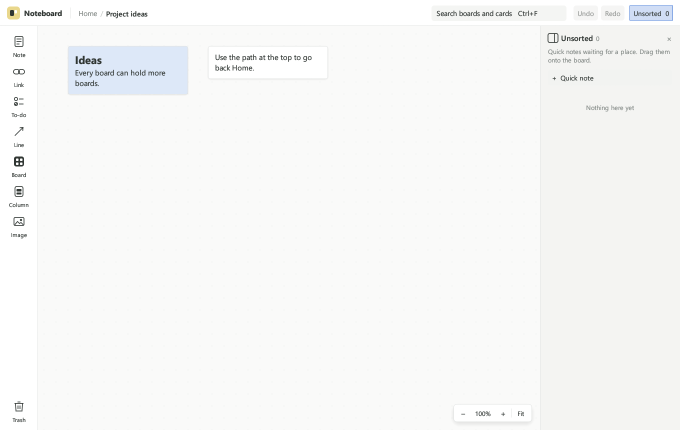
#> input picture shots/before-v2/board.png, 1360 x 860 px, given in place of s148.png, which was not available (shown at 1/2 size)
$ python make_comparisons.py ../../shots/before-v2/board.png ../../shots/before-v2/edit.png
#> lines starting #> are read from the running program, lines starting #| are printed output that depends on the picture
"""Reference frame (ads and account details greyed out) | Rust V2 | web (Milestone 1).
Run: python tools/make_comparisons.py <video frames dir> <app dir>"""
import os
import sys

from PIL import Image, ImageDraw, ImageFont

frames, app = sys.argv[1], sys.argv[2]
v2 = os.path.join(app, "shots", "after-v2")
web = os.path.join(app, "shots", "web-m1")
out = os.path.join(app, "noteboard-platform", "docs", "comparison")
os.makedirs(out, exist_ok=True)
sets = [
    ("light-home", "dense/s148.png", "none.png", "light-home.png"),
    ("dark-home", "dense/s178.png", "dark.png", "dark-home.png"),
    ("board-selected", "t005.png", "select.png", "board-selected.png"),
    ("line-selected", "dense/s055.png", "line.png", "line-selected.png"),
    ("settings", "dense/s093.png", "settings.png", "settings.png"),
]
try:
    fnt = ImageFont.truetype("C:/Windows/Fonts/segoeuib.ttf", 22)
except OSError:
    fnt = ImageFont.load_default()


def cover(im):
    d = ImageDraw.Draw(im)
    sx, sy = im.width / 1910, im.height / 888
    for x0, y0, x1, y1 in [(1410, 8, 1615, 36), (1575, 485, 1905, 875), (1545, 45, 1910, 330)]:
        d.rectangle((x0 * sx, y0 * sy, x1 * sx, y1 * sy), fill=(128, 128, 128))
    return im


for name, r, a, b in sets:
    tiles = []
    ri = cover(Image.open(os.path.join(frames, r)).convert("RGB"))
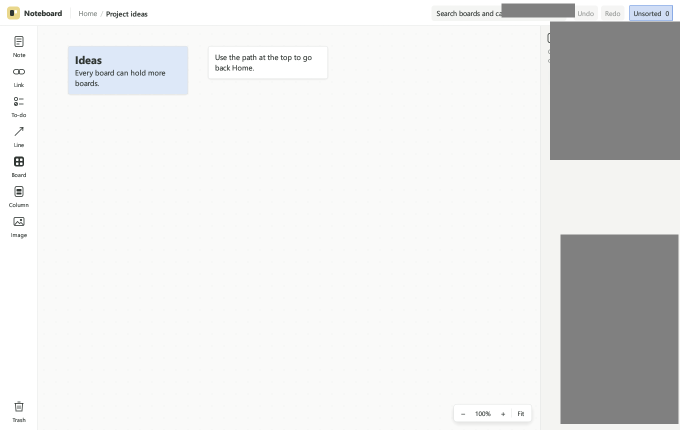
#> ri: PIL image 1360x860 RGB (shown at 1/2 size); mean R, G, B 231.1, 231.4, 230.9
    tiles.append(("Reference (ads, account greyed)", ri.resize((1360, int(ri.height * 1360 / ri.width)))))
    for label, folder, f in [("Desktop V2 (Rust)", v2, a), ("Web M1 (Angular)", web, b)]:
        p = os.path.join(folder, f)
        if os.path.exists(p):
            tiles.append((label, Image.open(p).convert("RGB").resize((1360, 860))))
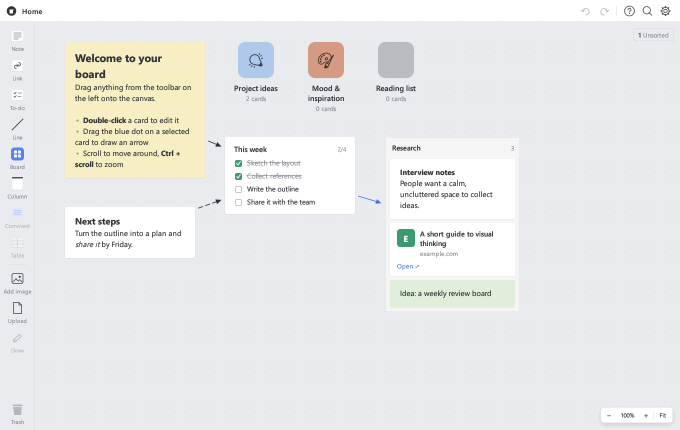
#> input picture shots/after-v2/none.png, 1360 x 860 px, found by its file name (shown at 1/2 size)
    h = max(t[1].height for t in tiles) + 40
    sheet = Image.new("RGB", (1360 * len(tiles) + 20 * (len(tiles) - 1), h), (255, 255, 255))
#> sheet: PIL image 4120x900 RGB; every value is 255
    d = ImageDraw.Draw(sheet)
    x = 0
    for label, im in tiles:
        sheet.paste(im, (x, 40))
        d.text((x + 10, 8), label, fill=(40, 40, 40), font=fnt)
        x += 1380
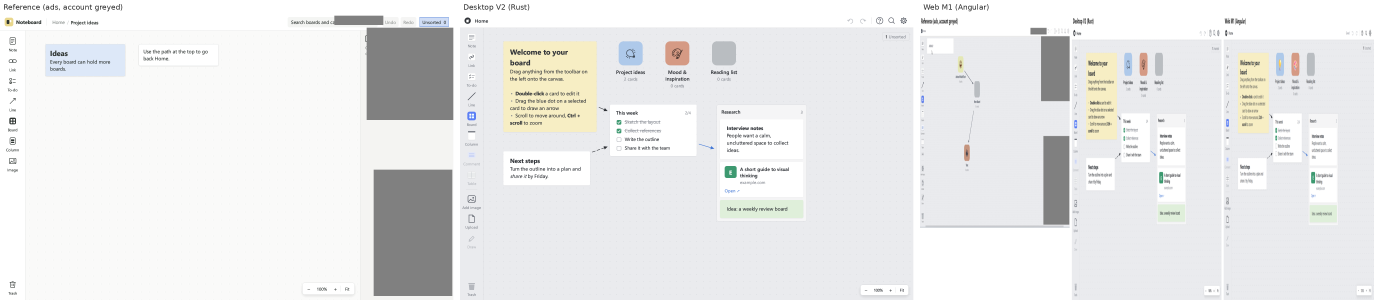
#> sheet: PIL image 4120x900 RGB (shown at 1/3 size); mean R, G, B 233.8, 234.2, 234
    sheet.thumbnail((2400, 2400))
#> sheet: PIL image 2400x524 RGB
    sheet.save(os.path.join(out, name + ".png"))
    print("wrote", name)
#> pass 2 of the loop `for name, r, a, b in sets:`:
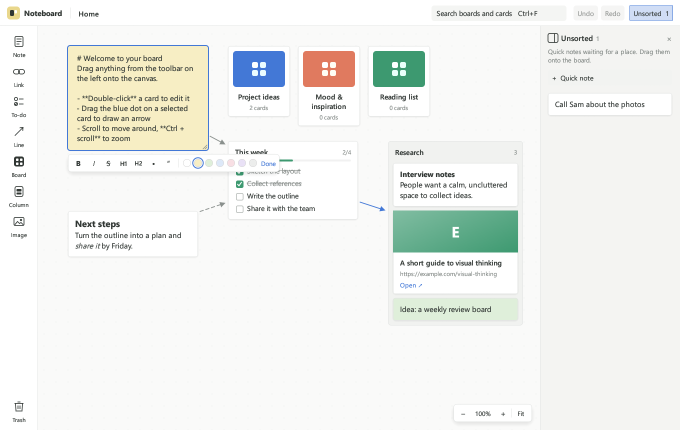
#> input picture shots/before-v2/edit.png, 1360 x 860 px, given in place of s178.png, which was not available (shown at 1/2 size)
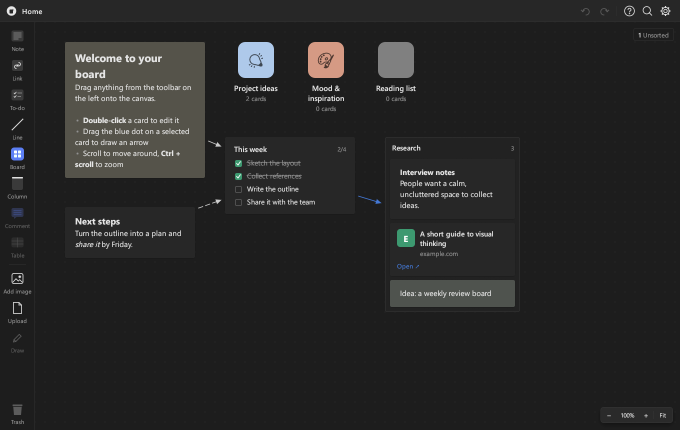
#> input picture shots/after-v2/dark.png, 1360 x 860 px, found by its file name (shown at 1/2 size)
#> `sheet.thumbnail((2400, 2400))`:
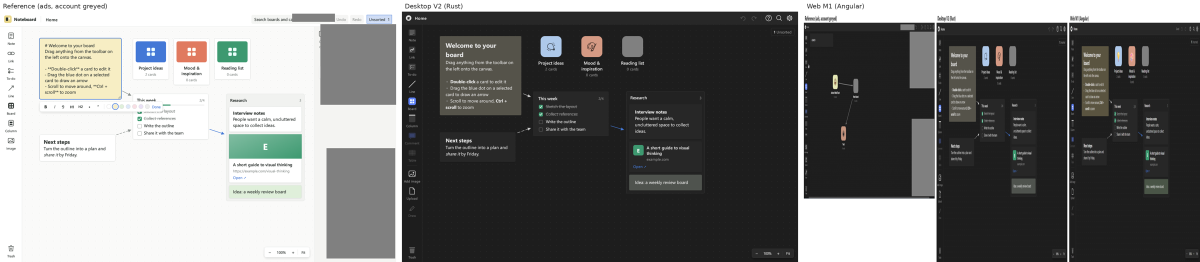
#> sheet: PIL image 2400x524 RGB (shown at 1/2 size); mean R, G, B 118.7, 119.2, 117.9
#> pass 3 of the loop `for name, r, a, b in sets:`:
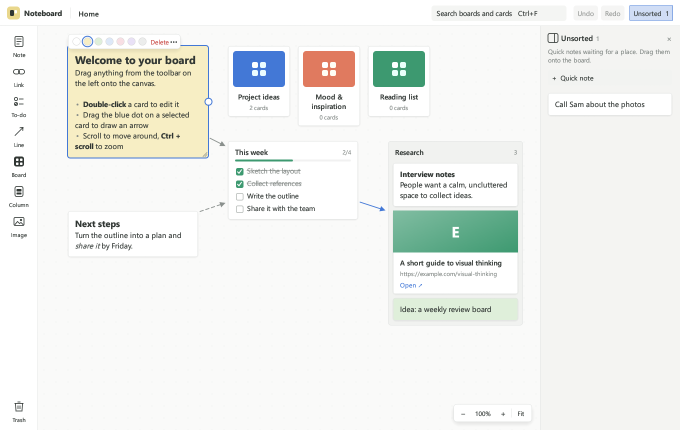
#> input picture shots/select.png, 1360 x 860 px, found by its file name (shown at 1/2 size)
#> after the loop `for label, im in tiles:`:
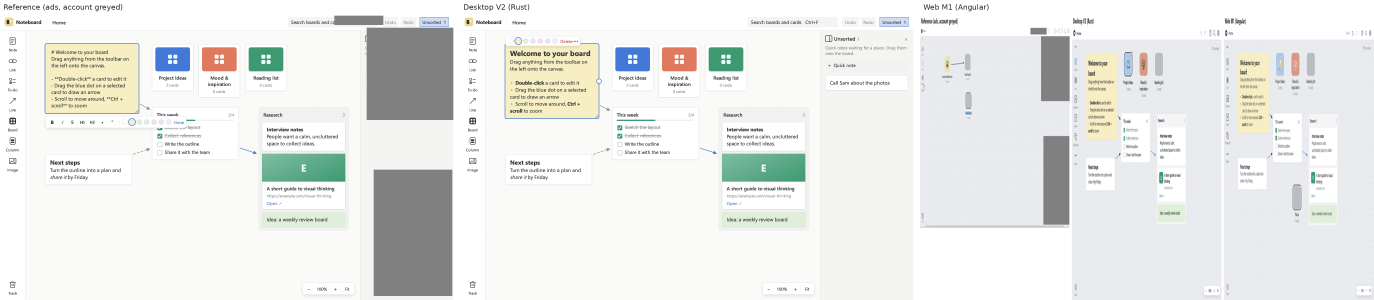
#> sheet: PIL image 4120x900 RGB (shown at 1/3 size); mean R, G, B 233.3, 234.5, 232.6
#> (the run stopped early here; a loop or call above may not have finished)
